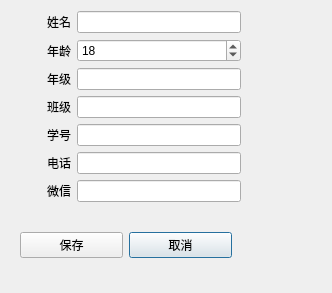
<?xml version="1.0" encoding="UTF-8"?>
<ui version="4.0">
 <class>dlg_addStu</class>
 <widget class="QDialog" name="dlg_addStu">
  <property name="geometry">
   <rect>
    <x>0</x>
    <y>0</y>
    <width>332</width>
    <height>293</height>
   </rect>
  </property>
  <property name="windowTitle">
   <string>添加学生</string>
  </property>
  <layout class="QGridLayout" name="gridLayout_2">
   <item row="0" column="0">
    <widget class="QLabel" name="label">
     <property name="minimumSize">
      <size>
       <width>60</width>
       <height>0</height>
      </size>
     </property>
     <property name="text">
      <string>姓名</string>
     </property>
     <property name="alignment">
      <set>Qt::AlignRight|Qt::AlignTrailing|Qt::AlignVCenter</set>
     </property>
    </widget>
   </item>
   <item row="0" column="1">
    <widget class="QLineEdit" name="le_name"/>
   </item>
   <item row="1" column="0">
    <widget class="QLabel" name="label_2">
     <property name="minimumSize">
      <size>
       <width>60</width>
       <height>0</height>
      </size>
     </property>
     <property name="text">
      <string>年龄</string>
     </property>
     <property name="alignment">
      <set>Qt::AlignRight|Qt::AlignTrailing|Qt::AlignVCenter</set>
     </property>
    </widget>
   </item>
   <item row="1" column="1">
    <widget class="QSpinBox" name="sb_age">
     <property name="value">
      <number>18</number>
     </property>
    </widget>
   </item>
   <item row="1" column="2">
    <spacer name="horizontalSpacer">
     <property name="orientation">
      <enum>Qt::Horizontal</enum>
     </property>
     <property name="sizeType">
      <enum>QSizePolicy::Minimum</enum>
     </property>
     <property name="sizeHint" stdset="0">
      <size>
       <width>80</width>
       <height>20</height>
      </size>
     </property>
    </spacer>
   </item>
   <item row="2" column="0">
    <widget class="QLabel" name="label_3">
     <property name="minimumSize">
      <size>
       <width>60</width>
       <height>0</height>
      </size>
     </property>
     <property name="text">
      <string>年级</string>
     </property>
     <property name="alignment">
      <set>Qt::AlignRight|Qt::AlignTrailing|Qt::AlignVCenter</set>
     </property>
    </widget>
   </item>
   <item row="2" column="1">
    <widget class="QLineEdit" name="le_class"/>
   </item>
   <item row="3" column="0">
    <widget class="QLabel" name="label_4">
     <property name="minimumSize">
      <size>
       <width>60</width>
       <height>0</height>
      </size>
     </property>
     <property name="text">
      <string>班级</string>
     </property>
     <property name="alignment">
      <set>Qt::AlignRight|Qt::AlignTrailing|Qt::AlignVCenter</set>
     </property>
    </widget>
   </item>
   <item row="3" column="1">
    <widget class="QLineEdit" name="le_grade"/>
   </item>
   <item row="4" column="0">
    <widget class="QLabel" name="label_5">
     <property name="minimumSize">
      <size>
       <width>60</width>
       <height>0</height>
      </size>
     </property>
     <property name="text">
      <string>学号</string>
     </property>
     <property name="alignment">
      <set>Qt::AlignRight|Qt::AlignTrailing|Qt::AlignVCenter</set>
     </property>
    </widget>
   </item>
   <item row="4" column="1">
    <widget class="QLineEdit" name="le_studentid"/>
   </item>
   <item row="5" column="0">
    <widget class="QLabel" name="label_6">
     <property name="minimumSize">
      <size>
       <width>60</width>
       <height>0</height>
      </size>
     </property>
     <property name="text">
      <string>电话</string>
     </property>
     <property name="alignment">
      <set>Qt::AlignRight|Qt::AlignTrailing|Qt::AlignVCenter</set>
     </property>
    </widget>
   </item>
   <item row="5" column="1">
    <widget class="QLineEdit" name="le_phone"/>
   </item>
   <item row="6" column="0">
    <widget class="QLabel" name="label_7">
     <property name="minimumSize">
      <size>
       <width>60</width>
       <height>0</height>
      </size>
     </property>
     <property name="text">
      <string>微信</string>
     </property>
     <property name="alignment">
      <set>Qt::AlignRight|Qt::AlignTrailing|Qt::AlignVCenter</set>
     </property>
    </widget>
   </item>
   <item row="6" column="1">
    <widget class="QLineEdit" name="le_wechat"/>
   </item>
   <item row="7" column="0" colspan="2">
    <widget class="QWidget" name="widget" native="true">
     <layout class="QGridLayout" name="gridLayout">
      <item row="1" column="1">
       <widget class="QPushButton" name="btn_cancel">
        <property name="text">
         <string>取消</string>
        </property>
       </widget>
      </item>
      <item row="1" column="0">
       <widget class="QPushButton" name="btn_save">
        <property name="text">
         <string>保存</string>
        </property>
       </widget>
      </item>
     </layout>
    </widget>
   </item>
  </layout>
 </widget>
 <resources/>
 <connections/>
</ui>
